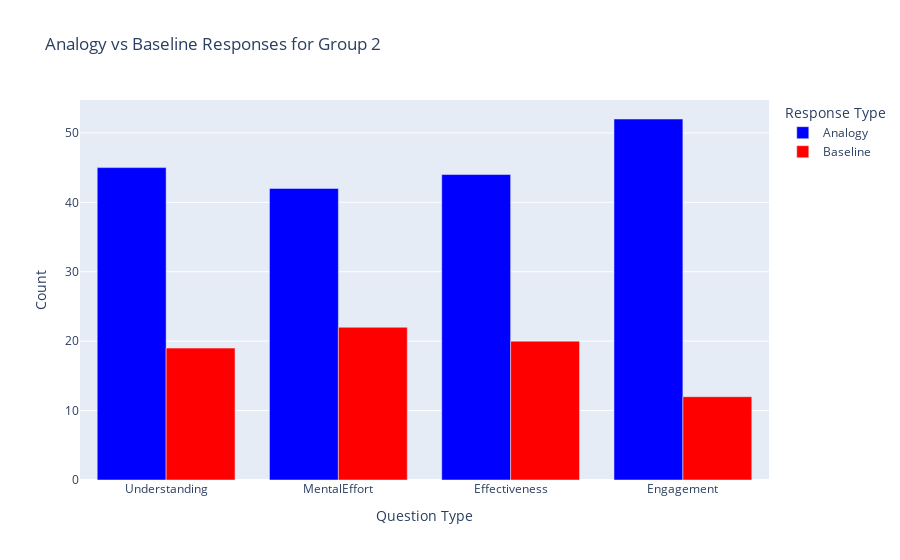

Notebook code for this chart:
### Code cell
# Columns for Group 2 (Understanding-BA, Effort-BA, Effectiveness-BA, Preference-BA)
group_2_columns = ['Understanding', 'MentalEffort', 'Effectiveness', 'Engagement']

# Count A/B for each question in Group 2
group_2_counts = count_A_B_per_question(group_2_data, group_2_columns)

# Prepare the data for plotting (convert counts into a DataFrame)
plot_data_group_2 = []

for question, counts in group_2_counts.items():
    plot_data_group_2.append({'Question': question, 'Response': 'Analogy', 'Count': counts['Analogy']})
    plot_data_group_2.append({'Question': question, 'Response': 'Baseline', 'Count': counts['Baseline']})

group_2_plot_df = pd.DataFrame(plot_data_group_2)

# Plot the bar chart for Group 2, showing Analogy vs Baseline for each question
fig_group_2 = px.bar(group_2_plot_df, x='Question', y='Count', color='Response', barmode='group',
                     title="Analogy vs Baseline Responses for Group 2",
                     labels={'Question': 'Question Type', 'Count': 'Number of Responses', 'Response': 'Response Type'},
                     color_discrete_map={'Analogy': 'blue', 'Baseline': 'red'})

fig_group_2.update_layout(xaxis_title="Question Type", yaxis_title="Count", barmode='group')

# Show the plot for Group 2
fig_group_2.show()

### Figure 1 — Plotly figure (JSON) as saved in the notebook; plotly's stock layout.template omitted (floating-point values rounded to 4 significant figures)
{"data": [{"alignmentgroup": "True", "hovertemplate": "Response Type=Analogy<br>Question Type=%{x}<br>Number of Responses=%{y}<extra></extra>", "legendgroup": "Analogy", "marker": {"color": "blue", "pattern": {"shape": ""}}, "name": "Analogy", "offsetgroup": "Analogy", "orientation": "v", "showlegend": true, "textposition": "auto", "type": "bar", "x": ["Understanding", "MentalEffort", "Effectiveness", "Engagement"], "xaxis": "x", "y": [45, 42, 44, 52], "yaxis": "y"}, {"alignmentgroup": "True", "hovertemplate": "Response Type=Baseline<br>Question Type=%{x}<br>Number of Responses=%{y}<extra></extra>", "legendgroup": "Baseline", "marker": {"color": "red", "pattern": {"shape": ""}}, "name": "Baseline", "offsetgroup": "Baseline", "orientation": "v", "showlegend": true, "textposition": "auto", "type": "bar", "x": ["Understanding", "MentalEffort", "Effectiveness", "Engagement"], "xaxis": "x", "y": [19, 22, 20, 12], "yaxis": "y"}], "layout": {"barmode": "group", "legend": {"title": {"text": "Response Type"}, "tracegroupgap": 0}, "title": {"text": "Analogy vs Baseline Responses for Group 2"}, "xaxis": {"anchor": "y", "domain": [0, 1], "title": {"text": "Question Type"}}, "yaxis": {"anchor": "x", "domain": [0, 1], "title": {"text": "Count"}}}}
